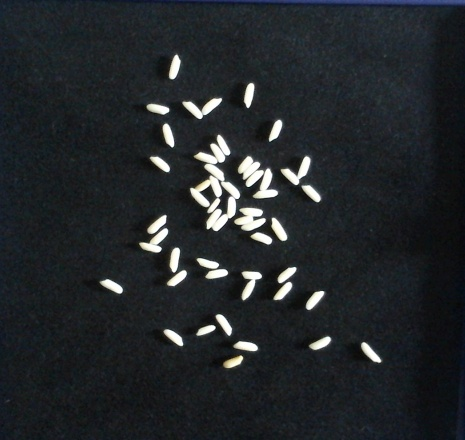
#> input picture sample.jpg, 465 x 440 px
$ python chinese.py sample.jpg
#> lines starting #> are read from the running program, lines starting #| are printed output that depends on the picture; after the words box and inside, x2 and y2 are one past the last pixel; in counts of white or black regions, pixels touching at a corner belong together; long printed decimals are rounded
import cv2
import sys
 # Read
filename = sys.argv[1]
img_rice = cv2.imread(filename)
#> img_rice is the input picture: shape (440, 465, 3); mean B, G, R 42.7, 39.7, 35.8
cv2.imshow('rice', img_rice)
 # Grayscale
img_gray = cv2.cvtColor(img_rice, cv2.COLOR_BGR2GRAY)
cv2.imshow('gray', img_gray)
 # Binarization
ret,thresh1 = cv2.threshold(img_gray, 123, 255, cv2.THRESH_BINARY)
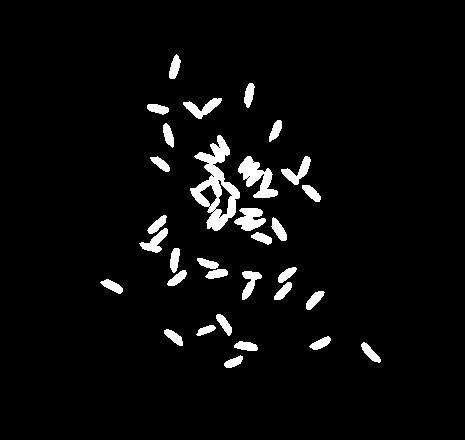
#> thresh1: shape (440, 465); 4.2% white; 32 white regions, largest, box (x1, y1, x2, y2) and area: (190, 135, 240, 231) 1841, (238, 156, 278, 198) 800, (234, 208, 266, 231) 466
cv2.imshow('thresh', thresh1)

 # Corrosion and expansion
kernel = cv2.getStructuringElement(cv2.MORPH_RECT,(2,2)) #define rectangular structure element

img_erode = cv2.erode(thresh1, kernel, iterations=1)
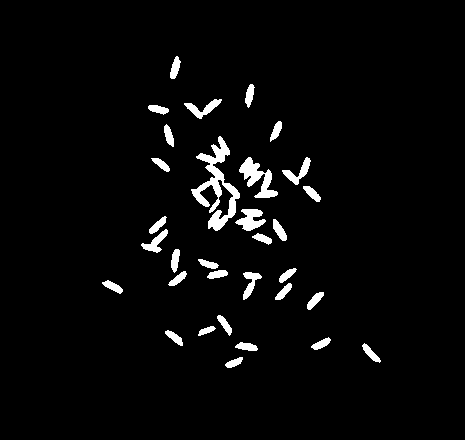
#> img_erode: shape (440, 465); 3.4% white; 32 white regions, largest, box (x1, y1, x2, y2) and area: (191, 136, 240, 231) 1510, (239, 157, 278, 198) 671, (235, 209, 266, 231) 392
cv2.imshow('erode', img_erode)

img_dilated = cv2.dilate(img_erode, kernel)
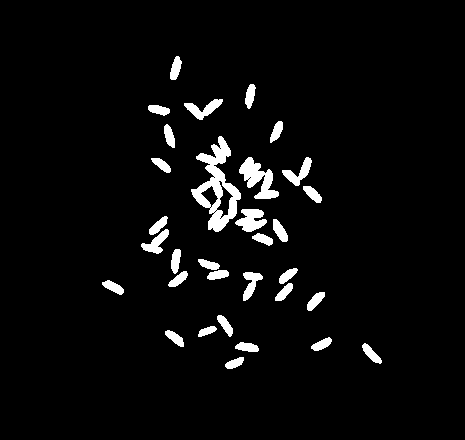
#> img_dilated: shape (440, 465); 4.2% white; 32 white regions
cv2.imshow('dilate', img_dilated)
 # Edge detection
contours, hierarchy = cv2.findContours(img_dilated,cv2.RETR_EXTERNAL,cv2.CHAIN_APPROX_SIMPLE)
#> contours = 32 contours; largest, box (x1, y1, x2, y2) and area: (191, 136, 241, 232) 2083, (239, 157, 279, 199) 713, (235, 209, 267, 232) 410, (184, 99, 223, 120) 305, (282, 157, 312, 186) 290

count = 0
ave_area = 0
for i in range(len(contours)):
    area = cv2.contourArea(contours[i])
    if area > 20:

        count = count + 1
        ave_area = ave_area + area
        rect = cv2.boundingRect(contours[i]) #Extract rectangle coordinates

        print("number:{} x:{} y:{} area:{}".format(count,rect[0],rect[1], area))#Print coordinates

        cv2.rectangle(img_rice,rect,(0,255,0),1)#Draw a rectangle
        if area > 150:
            count = count + 1
            cv2.putText(img_rice,str({count,count-1}), (rect[0], rect[1]), cv2.FONT_HERSHEY_COMPLEX, 0.4, (0, 255, 0), 1) #In the upper left corner of the rice grain Write number
        else:
            pass
            cv2.putText(img_rice,str(count), (rect[0], rect[1]), cv2.FONT_HERSHEY_COMPLEX, 0.4, (0, 255, 0), 1) #Write the number in the upper left corner of the rice grain
#> this loop made 32 passes
#> (area, count, ave_area, rect) on passes 1 to 12: (119.5, 1, 119.5, (225, 357, 19, 12)), (158.5, 3, 278, (362, 343, 20, 21)), (146.5, 4, 424.5, (235, 342, 24, 10)), (140.5, 5, 565, (311, 337, 21, 14)), (144, 6, 709, (165, 330, 19, 17)), (100.5, 7, 809.5, (198, 326, 19, 11)), (146.5, 8, 956, (217, 315, 16, 22)), (160, 10, 1116, (307, 292, 18, 19)), (143.5, 11, 1259.5, (275, 283, 18, 18)), (151.5, 13, 1411, (102, 280, 22, 15)), (248.5, 15, 1659.5, (243, 272, 20, 29)), (141.5, 16, 1801, (168, 271, 20, 16))
#| number:1 x:225 y:357 area:119.5
#| number:2 x:362 y:343 area:158.5
#| number:4 x:235 y:342 area:146.5
#| number:5 x:311 y:337 area:140.5
#| number:6 x:165 y:330 area:144.0
#| number:7 x:198 y:326 area:100.5
#| number:8 x:217 y:315 area:146.5
#| number:9 x:307 y:292 area:160.0
#> (further printed lines are left out)
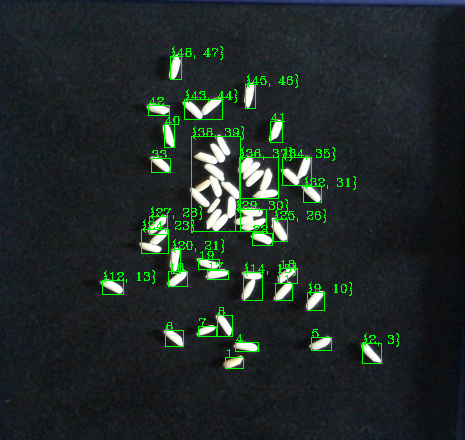
#> img_rice: shape (440, 465, 3); 2.56% of pixels changed, all inside (x1, y1, x2, y2) = (102, 46, 399, 369)
#> after the loop, ave_area = 7911.5; count = 48


ave_area = ave_area / count
#> ave_area = 164.8
 # Output
print('The total number is: {}, the average area is: {}'.format(count,ave_area))
#| The total number is: 48, the average area is: 164.823
cv2.imshow("Contours", img_rice)

cv2.waitKey(0)
cv2.destroyAllWindows()

$ run again, on black.jpg
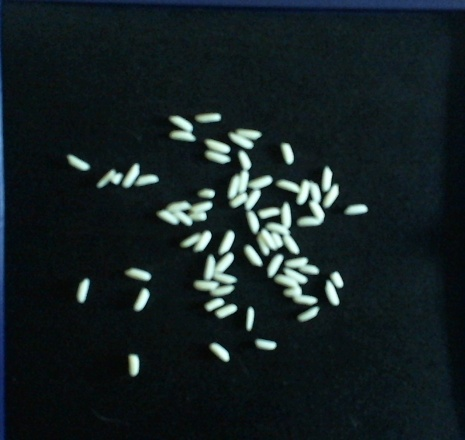
#> input picture black.jpg, 465 x 440 px
#> img_rice is the input picture: shape (440, 465, 3); mean B, G, R 35.3, 32.7, 21.8
#> `ret,thresh1 = cv2.threshold(img_gray, 123, 255, cv2.THRESH_BINARY)`:
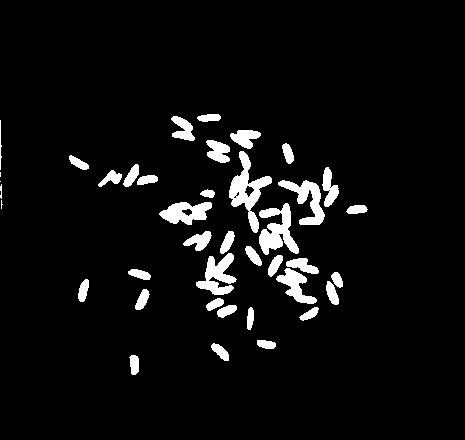
#> thresh1: shape (440, 465); 5.5% white; 40 white regions (3 under 20 px), largest, box (x1, y1, x2, y2) and area: (229, 151, 272, 233) 1209, (259, 203, 299, 255) 1111, (196, 253, 237, 295) 879
#> img_erode: shape (440, 465); 4.6% white; 40 white regions (3 under 20 px), largest, box (x1, y1, x2, y2) and area: (260, 204, 299, 255) 947, (230, 152, 272, 211) 883, (197, 254, 236, 295) 739
#> img_dilated: shape (440, 465); 5.5% white; 39 white regions (3 under 20 px)
#> contours = 39 contours, 3 with area under 20; largest, box (x1, y1, x2, y2) and area: (230, 152, 273, 234) 1160, (260, 204, 300, 256) 992, (197, 254, 237, 296) 778, (279, 181, 326, 226) 758, (160, 203, 213, 226) 738
#> the loop `for i in range(len(contours)):` made 39 passes
#> (area, count, ave_area, rect) on passes 1 to 8: (135, 1, 135, (131, 356, 9, 20)), (150, 2, 285, (212, 344, 18, 18)), (114.5, 3, 399.5, (258, 341, 19, 9)), (118.5, 4, 518, (301, 308, 19, 14)), (103.5, 5, 621.5, (248, 308, 7, 23)), (143.5, 6, 765, (218, 306, 20, 13)), (119, 7, 884, (207, 299, 18, 13)), (157, 9, 1041, (136, 290, 14, 21))
#> (printed output is left out)
#> after the loop `for i in range(len(contours)):`:
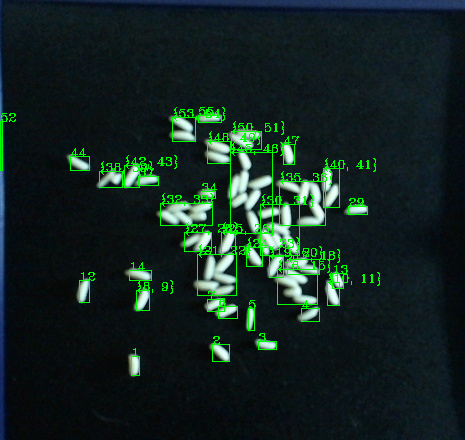
#> img_rice: shape (440, 465, 3); 2.99% of pixels changed, all inside (x1, y1, x2, y2) = (0, 107, 380, 376)
#> after the loop `for i in range(len(contours)):`: ave_area = 10000.5; count = 55
#> `ave_area = ave_area / count`: ave_area = 181.8
#| The total number is: 55, the average area is: 181.827

$ run again, on coin.jpg
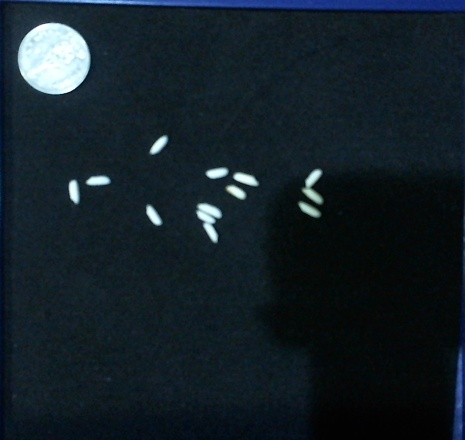
#> input picture coin.jpg, 465 x 440 px
#> img_rice is the input picture: shape (440, 465, 3); mean B, G, R 39.6, 32.1, 20.3
#> `ret,thresh1 = cv2.threshold(img_gray, 123, 255, cv2.THRESH_BINARY)`:
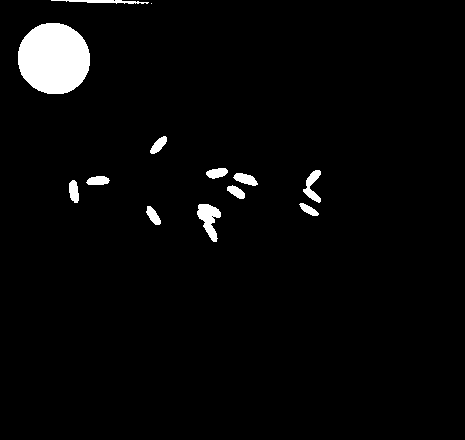
#> thresh1: shape (440, 465); 3.1% white; 13 white regions (1 under 20 px), largest, box (x1, y1, x2, y2) and area: (18, 23, 90, 94) 4072, (197, 204, 221, 242) 489, (303, 170, 321, 203) 277
#> img_erode: shape (440, 465); 2.8% white; 15 white regions (3 under 20 px), largest, box (x1, y1, x2, y2) and area: (19, 24, 90, 94) 3930, (198, 205, 221, 242) 413, (304, 171, 321, 203) 215
#> img_dilated: shape (440, 465); 3.1% white; 15 white regions (3 under 20 px)
#> contours = 15 contours, 3 with area under 20; largest, box (x1, y1, x2, y2) and area: (19, 24, 91, 95) 3970, (198, 205, 222, 243) 437, (304, 171, 322, 204) 238, (52, 0, 137, 5) 174, (235, 174, 259, 187) 171
#> the loop `for i in range(len(contours)):` made 15 passes
#> (area, count, ave_area, rect) on passes 1 to 8: (136.5, 1, 136.5, (147, 207, 15, 19)), (437, 3, 573.5, (198, 205, 24, 38)), (106.5, 4, 680, (301, 204, 19, 13)), (125.5, 5, 805.5, (228, 187, 18, 13)), (152, 7, 957.5, (70, 181, 10, 23)), (143.5, 8, 1101, (88, 177, 22, 9)), (171, 10, 1272, (235, 174, 24, 13)), (237.5, 12, 1509.5, (304, 171, 18, 33))
#> (printed output is left out)
#> after the loop `for i in range(len(contours)):`:
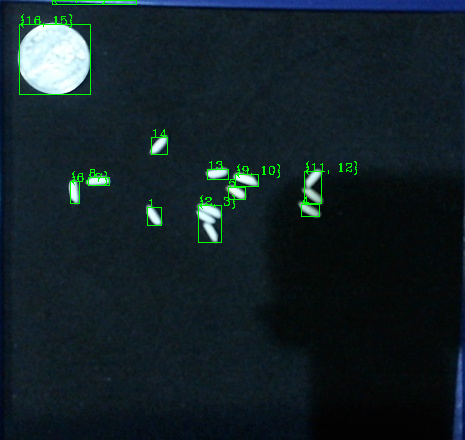
#> img_rice: shape (440, 465, 3); 0.91% of pixels changed, all inside (x1, y1, x2, y2) = (19, 0, 357, 243)
#> after the loop `for i in range(len(contours)):`: ave_area = 5944; count = 18
#> `ave_area = ave_area / count`: ave_area = 330.2
#| The total number is: 18, the average area is: 330.222
